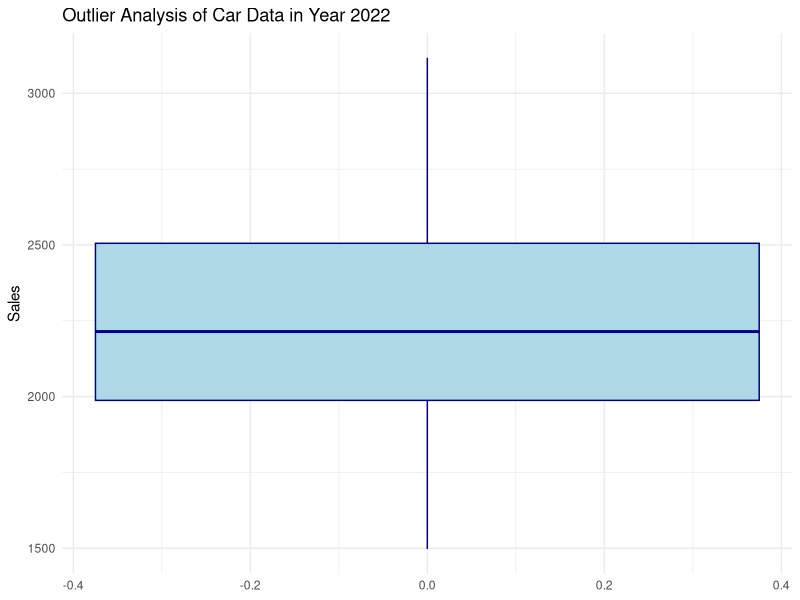
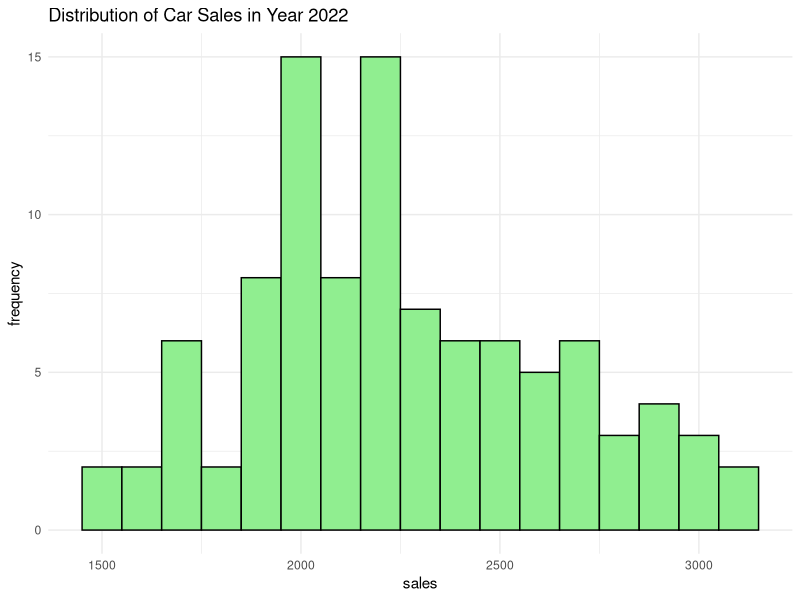

These figures' R source, in order:
#8.	Develop R code to perform outlier analysis using boxplot and Construct a histogram to interpret the car sales in a particular year and analyze the same.

library(dplyr)
library(ggplot2)

set.seed(123)
car_sales_data<-data.frame(
  Year=rep(2020:2022,each=100),
  Sales=c(rnorm(100,mean = 2000,sd= 300),
          rnorm(100,mean = 2500,sd= 500),
          rnorm(100,mean = 2200,sd= 400))
)

sales_year<-2022
yearly_sales<-car_sales_data %>% filter(Year==sales_year)

#Outlier Using Boxplot

ggplot(yearly_sales,aes(y=Sales))+
  geom_boxplot(fill="lightblue",color="darkblue")+
  labs(title=paste("Outlier Analysis of Car Data in Year",sales_year))+
  theme_minimal()

#Outlier Using Histogram

ggplot(yearly_sales,aes(x=Sales))+
  geom_histogram(binwidth = 100, fill="lightgreen", color="black")+
  labs(title = paste("Distribution of Car Sales in Year",sales_year),x="sales",y="frequency")+
  theme_minimal()
